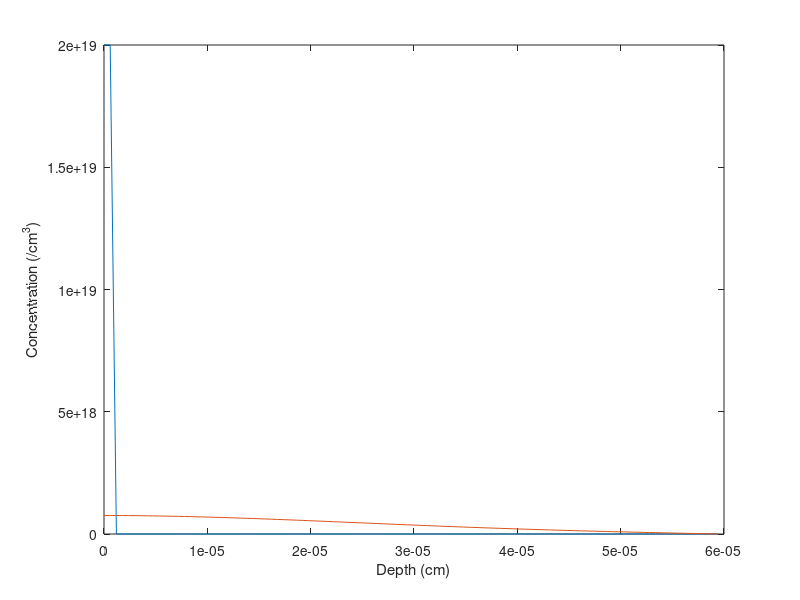

MATLAB code to generate this figure:
%% Task 4 and 5
C_vector = zeros(1,100);
C_vector(1:2) = 2e19;

D = 1.69e-10;   %cm^2 hr^-1
                %temperature = 1050C, dopant = Boron
% dt = 2e-3;    %triggers instablity               
dt = 1e-3;      %divides 1 hour into 1000 points
dx = 6e-7;      %chose this number so k < 1/2

k = D*dt/(dx^2);

X_vector = (0:dx:(length(C_vector)*dx)-dx);

plot(X_vector, C_vector);
% semilogy(X_vector, C_vector);
xlabel('Depth (cm)');
ylabel('Concentration (/cm^3)');
hold on;

for j = 1:1000
    C_vector(1) = C_vector(1) + k*((max(C_vector)) - 2*C_vector(1) + C_vector(2));
    for i = 2:length(C_vector)-1  % start at 2 because there is no value left of the first element
        C_vector(i) = C_vector(i) + k*(C_vector(i-1) - 2*C_vector(i) + C_vector(i+1));
    end
%     plot(X_vector, C_vector);
%     semilogy(X_vector, C_vector);
%     pause(0.005)
end
plot(X_vector, C_vector);